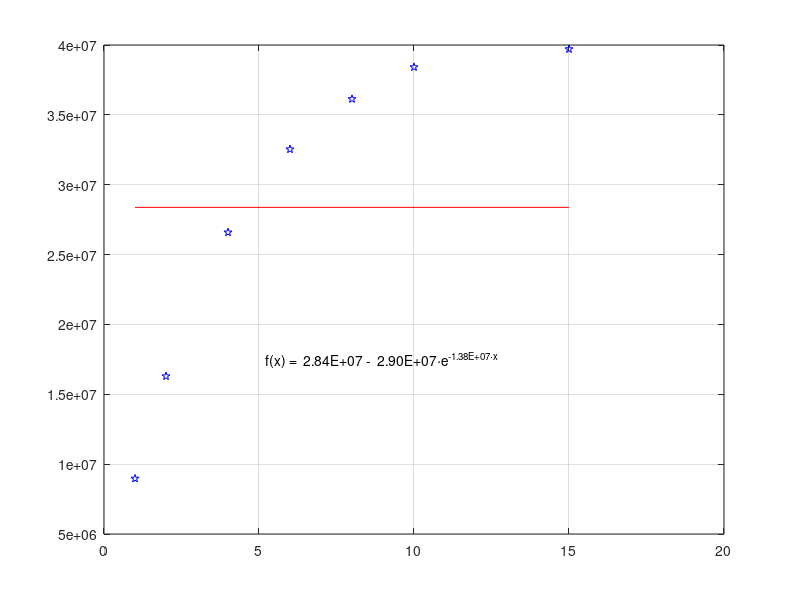

Here is the MATLAB script that generated this plot:
yfirst=[.8967e07 1.6294e07 2.6587e07 3.2537e07 3.6136e07 3.8419e07 3.9706e07]'; 
xfirst=[1,2,4,6,8,10,15]';

expfun = @(b,xdata) b(1) -b(2) .* exp(b(3) .* xdata);             % Objective Funciton

SSECF = @(b) sum((yfirst - expfun(b,xfirst)).^2);           % Sum-Squared-Error Cost Function
start_point =[4E+7; 2.23e7; -.005];
[B, SSE] = fminsearch(SSECF, start_point);

figure(1)
plot(xfirst, yfirst, 'bp')
hold on
plot(xfirst, expfun(B,xfirst), '-r')
hold off
grid
text(5.2, 1.75E+7, sprintf('f(x) = %9.2E - %9.2E\\cdote^{%9.2E\\cdotx}', B))

